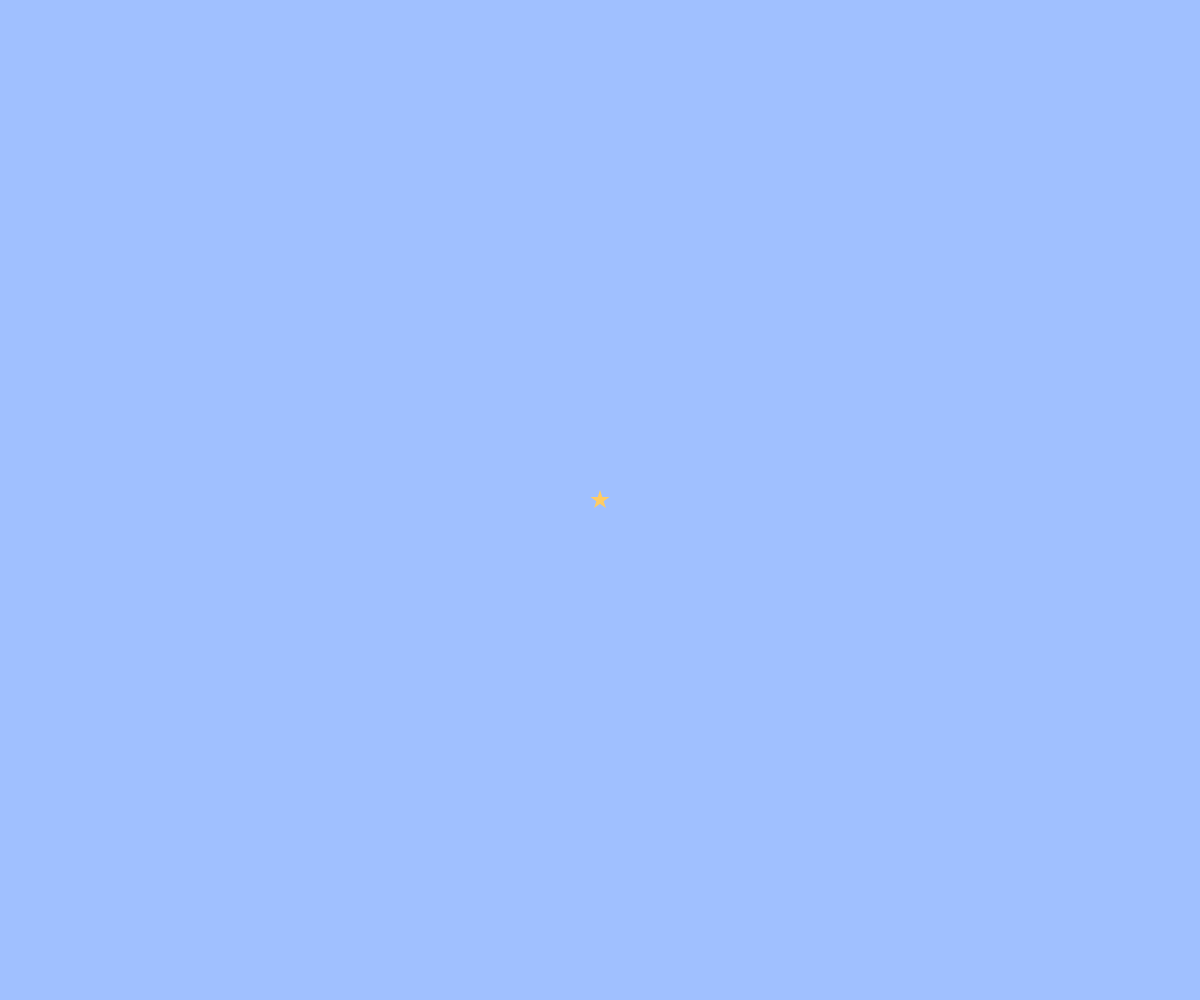
Frame 1 (no input)
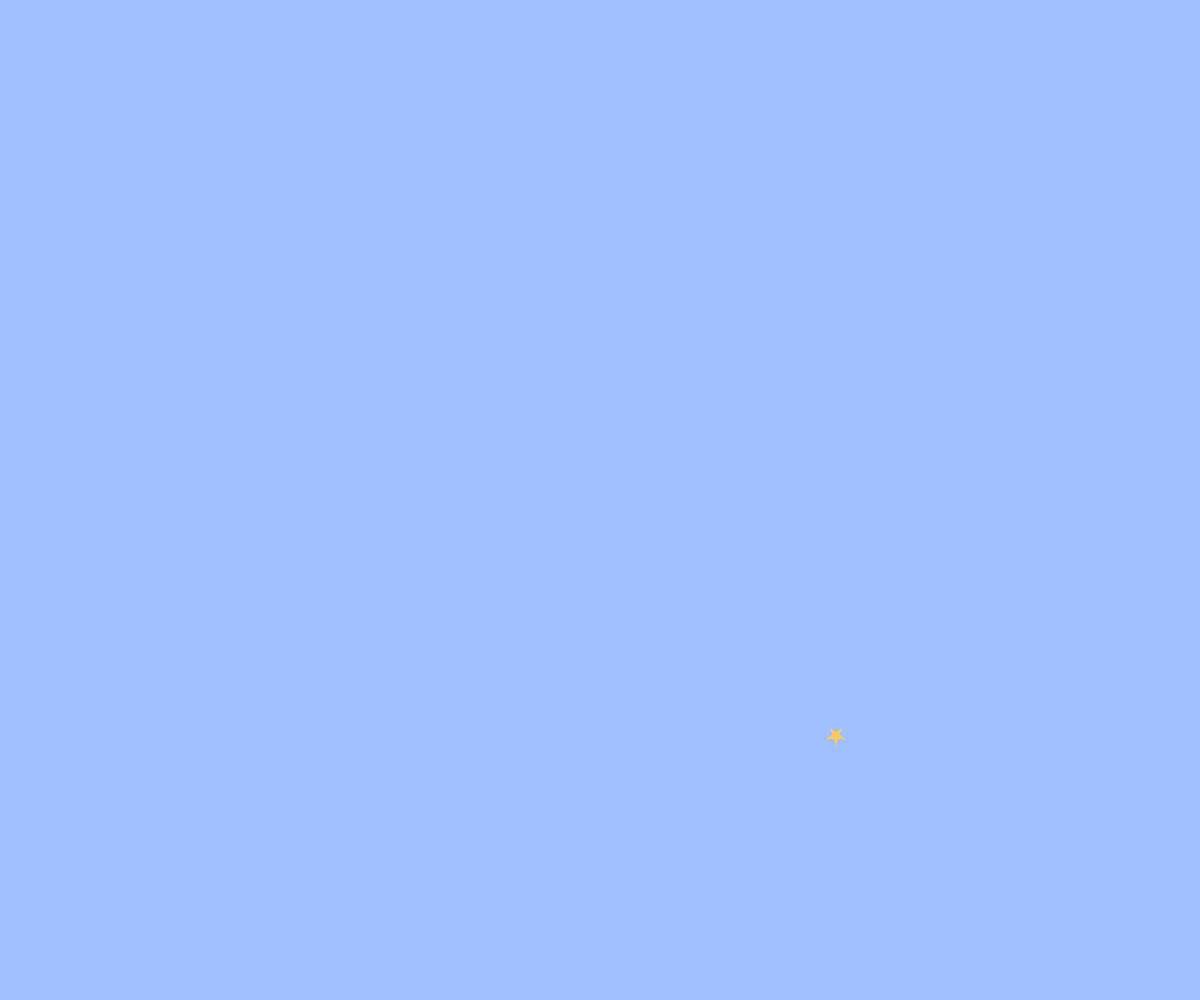
Frame 60 (no input)
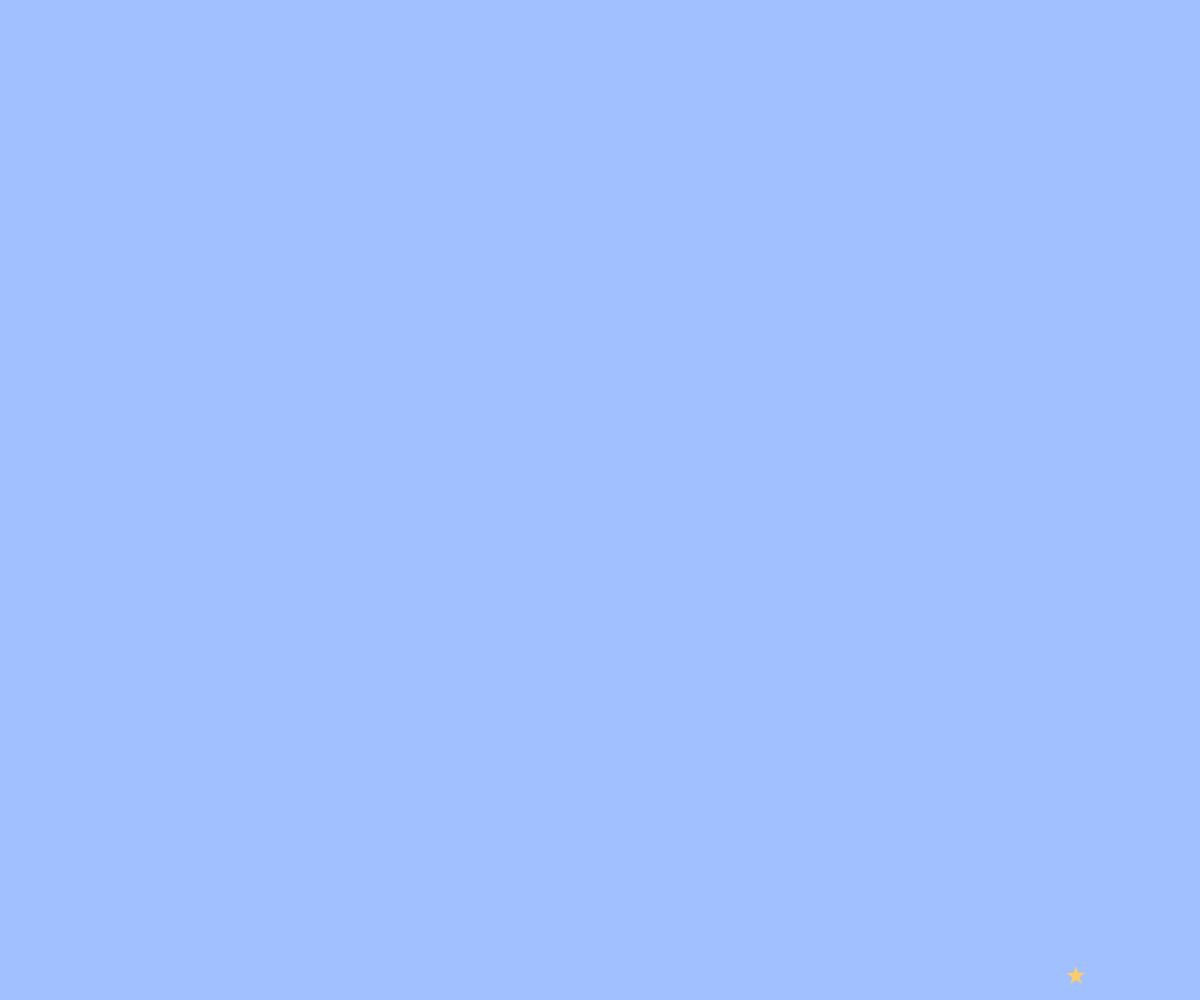
Frame 120 (the mouse pressed at the canvas centre since frame 60)

The p5.js sketch that drew these frames (run headless with seeded random() and noise() and a simulated clock; from frame 60 on, the mouse is pressed at the canvas centre):

// p5.js sketch
// ── sketch.js
// テキスト「アニメーション」
let x, y, vx, vy;

function setup(){
  createCanvas(windowWidth, windowHeight);
  x = width / 2;
  y = height / 2;
  vx = 4;
  vy = 4;
  i=0;
}

function draw(){
  background(160, 192, 255);
  noStroke();
  fill(255, 204, 100);
  star(x, y, 10, i);
  if(x > width){ x = 0; }
  else if(x < 0){ x = width; }
  if(y > height){ y = 0; }
  if(y < 0){ y = height; }
  x+=vx;
  y+=vy;
  i+=10
}

function star(cx, cy, r, angle){
  beginShape();
  for(var i = 0; i < 20; i++){
    var theta = TWO_PI * i * 2 / 5 - HALF_PI + angle;
    var x = cx + cos(theta) * r;
    var y = cy + sin(theta) * r;
    vertex(x,y);
  }
  endShape(CLOSE);
}

function windowResized(){
  resizeCanvas(windowWidth, windowHeight);
}
